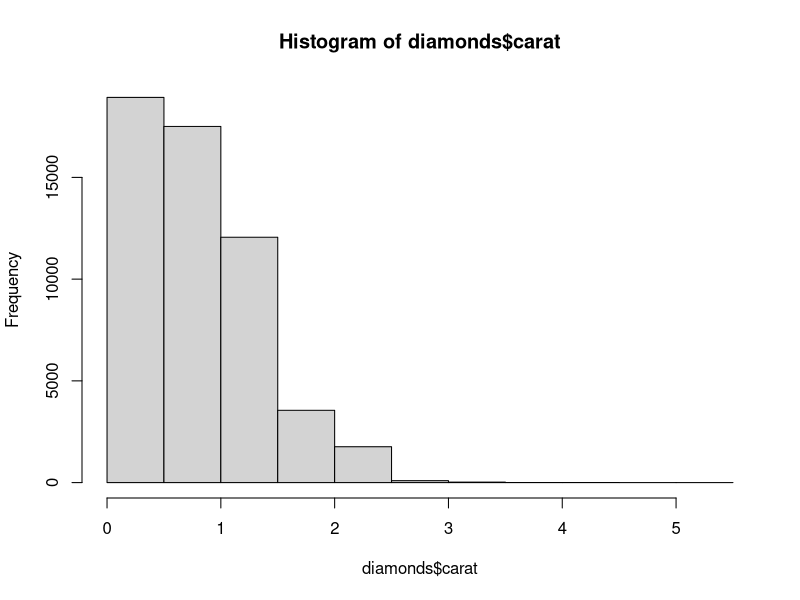
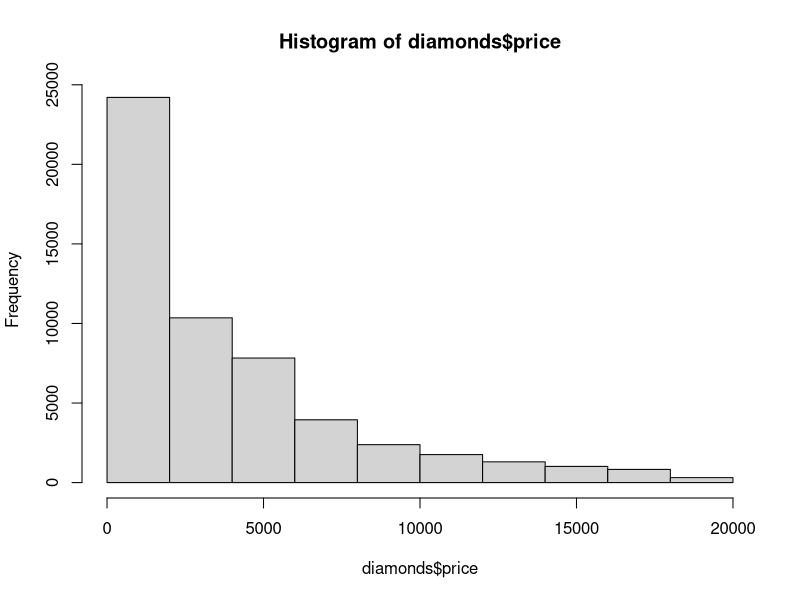
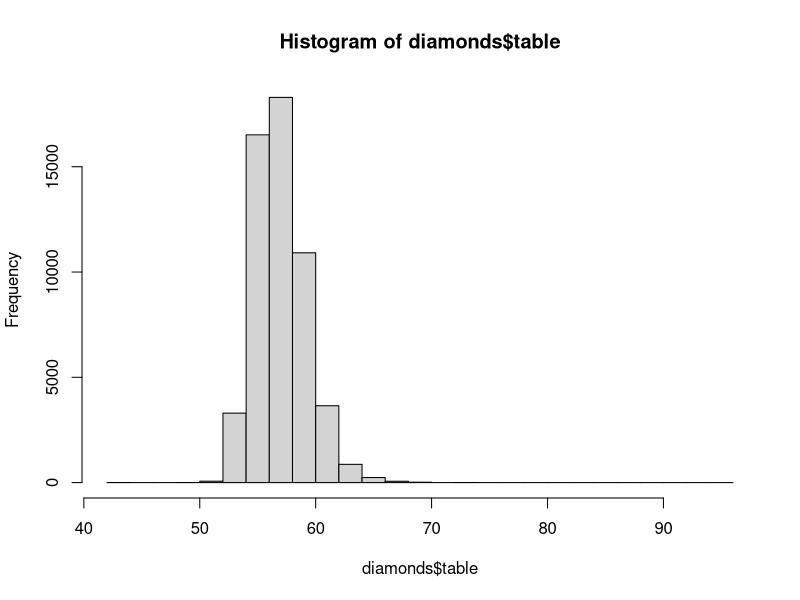
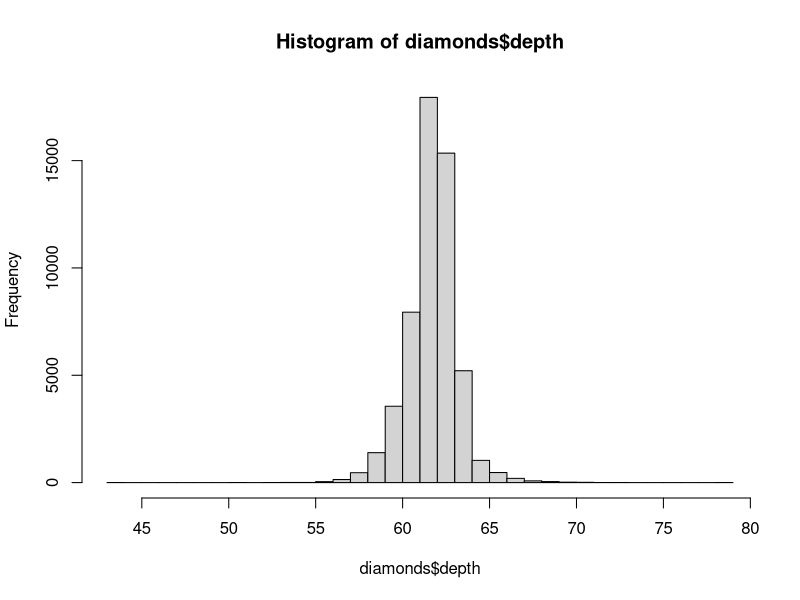
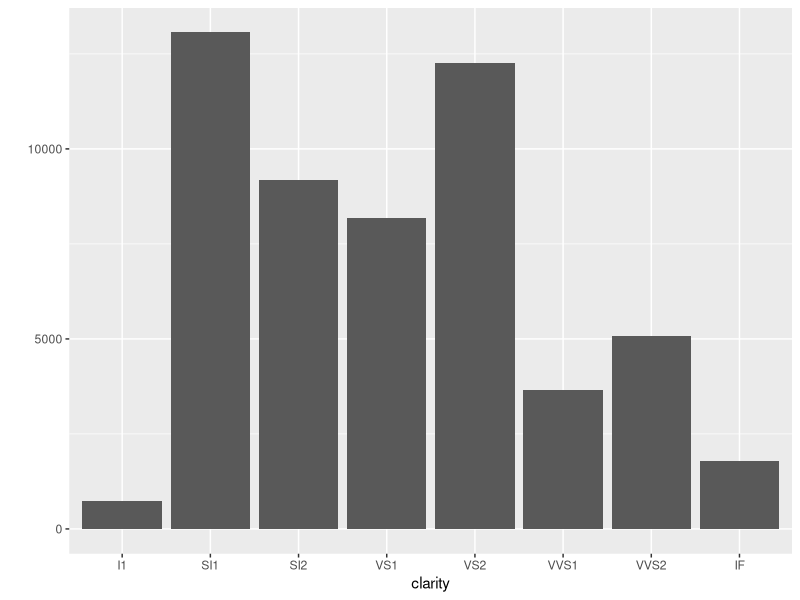
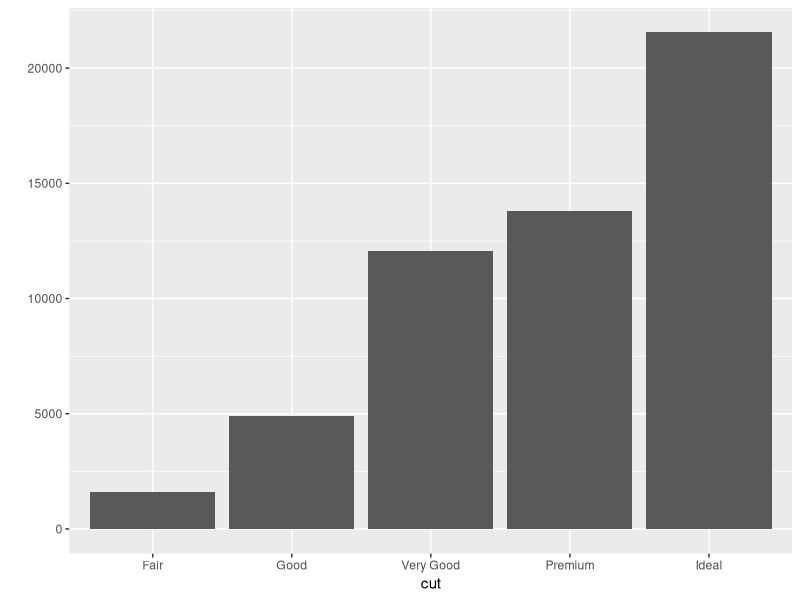
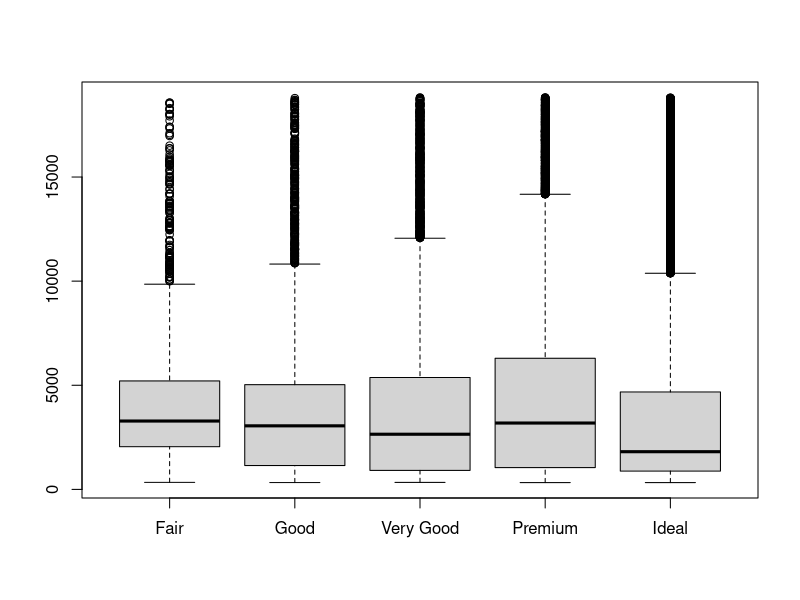

Write R code to recreate these figures, in order.
################################

#INTRODUCTION TO COLLABORATIVE RESEARCH
#Assignment1: In-class assignment
#Descriptive Statistics using R databases
#29 February 2016
#Mariam Sanjuch & Roberto Mart??nez B. Kukutschka

################################

#Packages used for the exercise:
library(dplyr)
library(rio)
library(ggplot2)

#Checking out the available databases:
data()

#We chose the database called "diamonds", which includes information regarding 
#the prices and attributes of almost 54,000 diamonds.
data(diamonds) 
names(diamonds)

#I. OVERLOOK OF THE DATASET:
head(diamonds)
length(diamonds) 
nrow(diamonds) 
sapply(diamonds, is.numeric)
#The database contains 10 columns and 5390 rows
#The variables "cut", "color" and "clarity" are not numeric.

sapply(diamonds, function(x) sum(is.na(x)))
#There are no missing values in the dataset.

#II. DESCRIPTIVES FOR NUMERIC VARIABLES
sapply(diamonds[,c(1,5:10)], range) %>% round(digits=2) 
sapply(diamonds[,c(1,5:10)], mean) %>% round(digits=2) 
sapply(diamonds[,c(1,5:10)], median) %>% round(digits=2)
sapply(diamonds[,c(1,5:10)], sd) %>% round(digits=2)
#Based on the results the highest variation in the data seems to be in the variables "carat" and "price".
#The difference between the mean and the median values in these 2 variables also suggest a skewed data that is not normally distributed.

hist.default(diamonds$carat, breaks=10)
hist.default(diamonds$price, breaks=10)

hist.default(diamonds$table, breaks=30)
hist.default(diamonds$depth, breaks=30)

table(diamonds$color)
table(diamonds$clarity)
table(diamonds$color, diamonds$clarity)


#Type of data by object

summary(diamonds)


#Frequencies of categorical variables in the database (color, purity and cut)
table(diamonds$color)
table(diamonds$clarity)
table(diamonds$cut)
table(diamonds$color, diamonds$clarity)


#Mean of price of each categorical variable
by(diamonds$price,list(diamonds$clarity),FUN=mean) 
by(diamonds$price,list(diamonds$cut),FUN=mean) 
by(diamonds$price,list(diamonds$color),FUN=mean)

#Plotting diamonds by clarity
diamonds$clarity <- ordered(diamonds$clarity, 
      levels = c("I1", "SI1", "SI2", "VS1", "VS2", "VVS1", "VVS2", "IF")) #Ordering clarity of diamonds from worst to best
qplot(x = clarity, data = diamonds)

qplot(x = cut, data = diamonds)

#Boxplot of price of diamonds by cut
split(diamonds$price, diamonds$cut) %>% boxplot()


#goodjob
